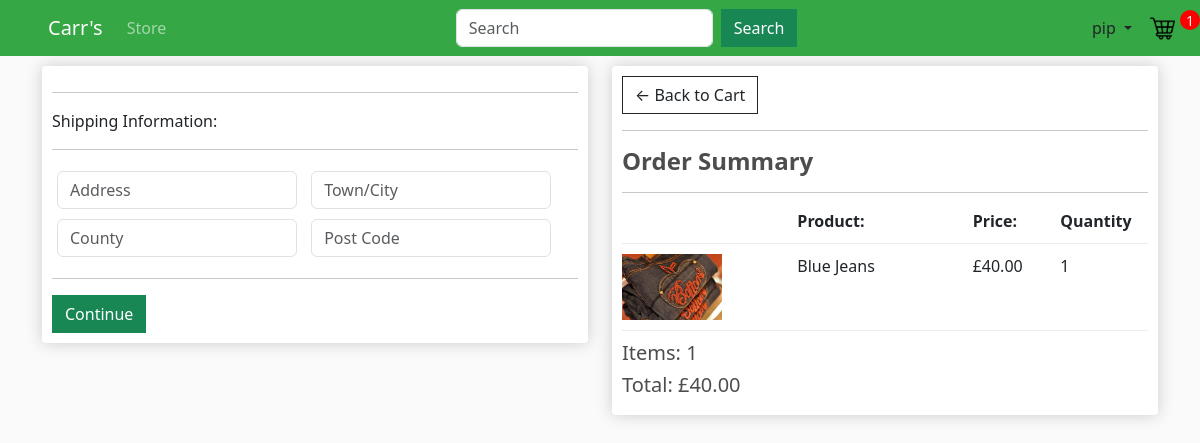
Screenshot of /checkout/ (signed in) with the database file from the repository.
### store/models.py (models this page shows, shortened)
class OrderItem(models.Model):
    product = models.ForeignKey(Product, on_delete=models.SET_NULL, blank=True, null=True)
    order = models.ForeignKey(Order, on_delete=models.SET_NULL, blank=True, null=True)
    quantity = models.IntegerField(default=0, null=True, blank=True)
    date_added = models.DateField(auto_now_add=True)
    @property
    def get_total(self):
        total = self.product.price * self.quantity
        return total

class Product(models.Model):
    name = models.CharField(max_length=100, null=True)
    description = models.CharField(max_length=300, null=True)
    price = models.FloatField()
    image = models.ImageField(null=True, blank=True)
    @property
    def imageURL(self):
        try:
            url=self.image.url
        except:
            url=''
        return url

class Order(models.Model):
    customer = models.ForeignKey(Customer, on_delete=models.SET_NULL, blank=True, null=True)
    order_date = models.DateTimeField(auto_now_add=True)
    completed = models.BooleanField(default=False, null=True, blank=False)
    transaction_id = models.CharField(max_length=100, null=True)
    products = models.ManyToManyField(Product, through="OrderItem") #Many to many relationship with OrderItem. This ensures each order can have a variety of products.
    @property
    def get_cart_total(self):
        orderitems = self.orderitem_set.all()
        total = sum([item.get_total for item in orderitems])
        return total
    @property
    def get_cart_items(self):
        orderitems = self.orderitem_set.all()
        total = sum([item.quantity for item in orderitems])
        return total

### store/views.py (the view)
# urls.py: path('checkout/', views.checkout, name ='checkout'),
def checkout(request):
    if request.user.is_authenticated:
        customer=request.user.customer
        order, created = Order.objects.get_or_create(customer=customer, completed=False)
        items = order.orderitem_set.all()
        cartItems = order.get_cart_items
    else:
        items = []
        order = {"get_cart_total": 0, "get_cart_items": 0}
        cartItems = order['get_cart_items']
    context = {'items':items, 'order':order, 'cartItems':cartItems}
    return render(request, 'store/checkout.html', context)

### store/templates/store/checkout.html (shortened to what this page needs)
{% extends 'store/main.html' %}
{% load static %}
{% block content %}
    <div class="row">
        <div class="col-lg-6">
            <div class="box-element" id="form-wrapper">
                <form id="form" method="POST">
                    <div id="shipping-info">
                        <hr>
                        <p>Shipping Information:</p>
                        <hr>
                        <div class="form-field">
                            <input class="form-control" type="text" name="address" placeholder="Address">
                        </div>
                        <div class="form-field">
                            <input class="form-control" type="text" name="city" placeholder="Town/City">
                        </div>
                        <div class="form-field">
                            <input class="form-control" type="text" name="county" placeholder="County">
                        </div>
                        <div class="form-field">
                            <input class="form-control" type="text" name="postcode" placeholder="Post Code">
                        </div>
                    </div>
                    <hr>
                    <input id="form-button" class="btn btn-success btn-block" type="submit" value="Continue">
                </form>
            </div>
            <br>
        </div>
        <div class="col-lg-6">
            <div class="box-element">
                <a  class="btn btn-outline-dark" href="{% url 'cart' %}">&#x2190; Back to Cart</a>
                <hr>
                <h4><strong>Order Summary</strong></h4>
                <hr>
                <div class="cart-row">
                    <div style="flex:2"></div>
                    <div style="flex:2"><strong>Product:</strong></div>
                    <div style="flex:1"><strong>Price:</strong></div>
                    <div style="flex:1"><strong>Quantity</strong></div>
                </div>
                {% for item in items %}
                <div class="cart-row">
                    <div style="flex:2"><img class="row-image" src="{{item.product.imageURL}}"></div>
                    <div style="flex:2"><p>{{item.product.name}}</p></div>
                    <div style="flex:1"><p>£{{item.product.price|floatformat:2}}</p></div>
                    <div style="flex:1"><p>{{item.quantity}}</p></div>
                </div>
                {% endfor %}
                <h5>Items:   {{order.get_cart_items}}</h5>
                <h5>Total:   £{{order.get_cart_total|floatformat:2}}</h5>
            </div>
        </div>
    </div>
{% endblock content %}

### store/templates/store/main.html (shortened to what this page needs)
<!DOCTYPE html>
{% load static %}
<html>
    <head>
        <link href="https://cdn.jsdelivr.net/npm/bootstrap@5.3.2/dist/css/bootstrap.min.css" rel="stylesheet">
        <link rel="stylesheet" type="text/css" href="{% static 'css/main.css' %}">
    </head>
    <body>
        <nav class="navbar navbar-expand-lg navbar-dark bg-dark">
            <a class="navbar-brand ms-5" href="{% url 'store' %}">Carr's</a>
            <div class="collapse navbar-collapse" id="navbarSupportedContent">
                <ul class="navbar-nav mr-auto">
                    <li class="nav-item">
                        <a class="nav-link" href="{% url 'store' %}">Store</a>
                    </li>
                </ul>
                <form method="get" class="ms-auto d-flex flex-row align-items-center" action="{% url 'search' %}">
                    <input class="form-control me-2" type="search" placeholder="Search" aria-label="Search" name="query">
                    <button class="btn btn-success" type="submit" >Search</button>
                </form>
                <div class="d-flex align-items-center ms-auto">
                {% if user.is_authenticated %}
                    <div class="dropdown">
                        <button class="btn dropdown-toggle" type="button" id="dropdownMenuButton" data-toggle="dropdown" aria-haspopup="true" aria-expanded="false">
                            {{ user }}
                        </button>
                    </div>
                {% else %}
                    <a href="{% url 'login' %}" class="btn ">Login</a>
                    <a href="{% url 'signup' %}" class="btn ">Register</a>
                {% endif %}
                <a href="{% url 'cart' %}">
                    <img id="cart-icon" src="{% static 'images/trolley.png' %}" class="img-fluid">
                </a>
                <p class="ms-auto" id="cart-total">{{cartItems}}</p>
                </div>
            </div>
        </nav>
        <div class="container">
            {% block content %}
            {% endblock content %}
        </div>
    </body>
</html>

### static/css/main.css (style rules this page uses)
body { background-color: hsl(0, 0%, 98%); }
h1,h2,h3,h4,h5,h6 { color:hsl(0, 0%, 30%); }
.box-element { box-shadow:hsl(0, 0%, 80%) 0 0 16px; background-color: #fff; border-radius: 4px; padding: 10px; }
.bg-dark { background-color: #35a744!important; }
#cart-icon { width:25px; display: inline-block; margin: 5px; }
#cart-total { display: inline-block; text-align: center; color:#fff; background-color: red; width: 20px; height: 20px; border-radius: 50%; font-size: 14px; }
.col-lg-4, .col-lg-6, .col-lg-8, .col-lg-12 { margin-top: 10px; }
.btn { border-radius: 0; }
.row-image { width: 100px; height: auto; }
.form-field { width:250px; display: inline-block; padding: 5px; }
.cart-row { display: flex; align-items: stretch; padding-bottom: 10px; margin-bottom: 10px; border-bottom: 1px solid #ececec; }

### rows the page displays
OrderItem: product.imageURL (picture), product.name "Blue Jeans", product.price "40.00", quantity "1"
Order: get_cart_items "1", get_cart_total "40.00"

### other values shown
{{ user }} "pip"
{{ cartItems }} "1"
